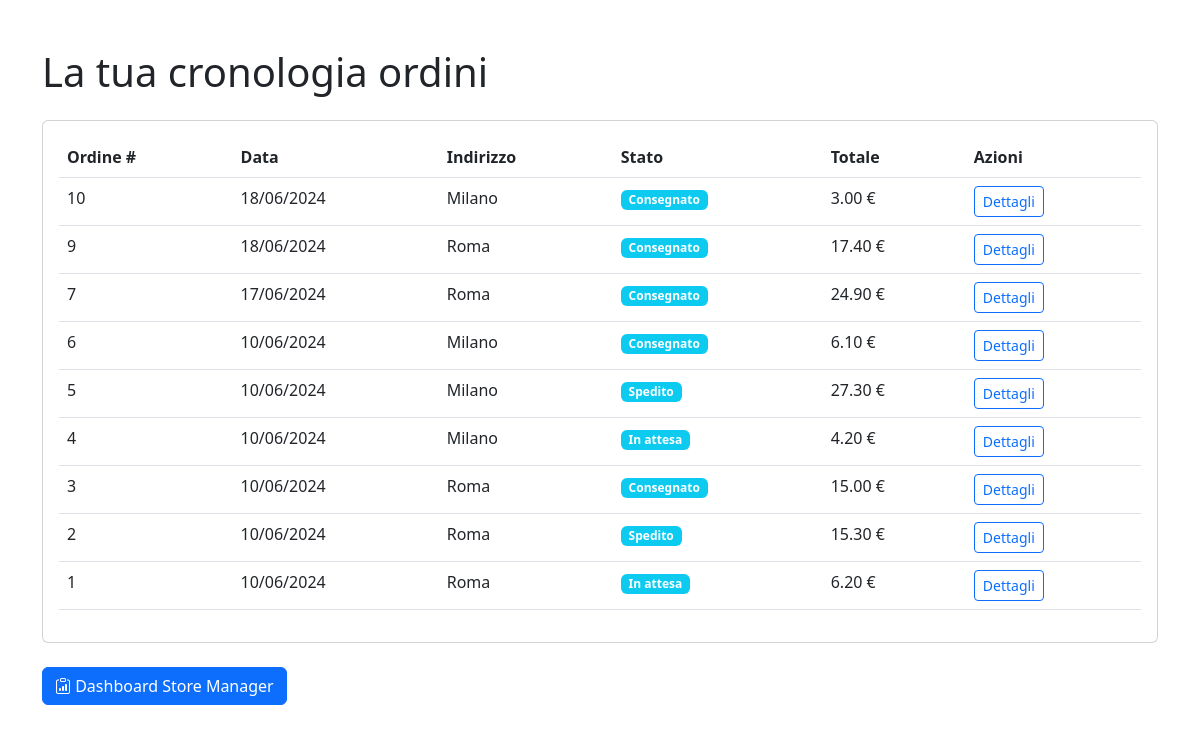
Screenshot of /core/order_history/ (signed in) with the database file from the repository.
### core/models.py (models this page shows, shortened)
class Order(models.Model):
    STATUS_CHOICES = [
        ('pending', 'In attesa'),
        ('shipped', 'Spedito'),
        ('delivered', 'Consegnato'),
        ('cancelled', 'Annullato'),
    ]
    user = models.ForeignKey(CustomUser, on_delete=models.CASCADE, related_name='orders')
    created_at = models.DateTimeField(auto_now_add=True)
    address = models.ForeignKey(DeliveryAddress, on_delete=models.SET_NULL, null=True, blank=True, related_name='orders') # if an address is deleted, orders will still reference to a valid address
    delivery_date = models.DateField()
    status = models.CharField(max_length=20, choices=STATUS_CHOICES, default='pending')
    shipping_cost = models.DecimalField(max_digits=10, decimal_places=2, default=0.00)
    shipping_method = models.CharField(max_length=50, default='standard')
    payment_method = models.CharField(max_length=16)
    class Meta:
        ordering = ('-created_at',)
        permissions = [
            ("view_all_orders", "Può vedere tutti gli ordini"),
        ]
    def get_total_cost(self):
        return sum(item.get_cost() for item in self.items.all())

class DeliveryAddress(models.Model):
    street = models.CharField(max_length=255)
    city = models.CharField(max_length=100)
    postal_code = models.CharField(max_length=20)
    country = models.CharField(max_length=100, default='Italia')
    created_at = models.DateTimeField(auto_now_add=True)

class OrderItem(models.Model):
    order = models.ForeignKey(Order, on_delete=models.CASCADE, related_name='items')
    product = models.ForeignKey(Product, on_delete=models.CASCADE)
    price = models.DecimalField(max_digits=10, decimal_places=2) # Price at the time of order
    quantity = models.PositiveIntegerField(default=1)
    def get_cost(self):
        return self.price * self.quantity

### core/views.py (the view)
# urls.py: path('order_history/', OrderHistoryView.as_view(), name='order_history'),
class OrderHistoryView(LoginRequiredMixin, ListView):
    model = Order
    template_name = 'core/order_history.html'
    context_object_name = 'orders'
    paginate_by = 10
    def get_queryset(self):
        user = self.request.user
        if user.has_perm('core.view_all_orders'):
            return Order.objects.all().order_by('-created_at')
        return Order.objects.filter(user=self.request.user).order_by('-created_at')
    def get_context_data(self, **kwargs):
        context = super().get_context_data(**kwargs)
        context['store_manager'] = is_store_manager(self.request.user)
        return context

### users/views.py (called while the page is built)
def is_store_manager(user):
    return user.groups.filter(name='Store Managers').exists()

### templates/core/order_history.html (shortened to what this page needs)
{% extends 'base.html' %}
{% block content %}
<div class="container my-5">
    <h1 class="mb-4">La tua cronologia ordini</h1>
    {% if orders %}
        <div class="card">
            <div class="card-body">
                <div class="table-responsive">
                    <table class="table table-hover">
                        <thead>
                            <tr>
                                <th>Ordine #</th>
                                <th>Data</th>
                                <th>Indirizzo</th>
                                <th>Stato</th>
                                <th>Totale</th>
                                <th>Azioni</th>
                            </tr>
                        </thead>
                        <tbody>
                            {% for order in orders %}
                            <tr>
                                <td>{{ order.id }}</td>
                                <td>{{ order.created_at|date:"d/m/Y" }}</td>
                                <td>{{ order.address.city }}</td>
                                <td>
                                    <span class="badge {% if order.status == 'completed' %}bg-success{% elif order.status == 'processing' %}bg-warning{% else %}bg-info{% endif %}">
                                        {{ order.get_status_display }}
                                    </span>
                                </td>
                                <td>{{ order.get_total_cost }} €</td>
                                <td>
                                    <a href="{% url 'core:order_detail' order.id %}" class="btn btn-sm btn-outline-primary">Dettagli</a>
                                </td>
                            </tr>
                            {% endfor %}
                        </tbody>
                    </table>
                </div>
            </div>
        </div>
    {% else %}
        <div class="alert alert-info">
            <p>Non hai ancora effettuato alcun ordine.</p>
            <a href="{% url 'products:product_' %}" class="btn btn-primary mt-3">Inizia a fare acquisti</a>
        </div>
    {% endif %}
    <div class="mt-4">
        {% if store_manager %}
            <a href="{% url 'users:store_manager_dashboard' %}" class="btn btn-primary">
                <i class="bi bi-clipboard-data"></i> Dashboard Store Manager
            </a>
        {% else %}
            <a href="{% url 'users:account' %}" class="btn btn-outline-secondary">
            <i class="bi bi-arrow-left"></i> Torna all'account
        </a>
        {% endif %}
    </div>
</div>
{% endblock %}

### rows the page displays
Order: id "10", created_at "18/06/2024", address.city "Milano", status "Consegnato", get_total_cost "3.00"
Order: id "9", created_at "18/06/2024", address.city "Roma", status "Consegnato", get_total_cost "17.40"
Order: id "7", created_at "17/06/2024", address.city "Roma", status "Consegnato", get_total_cost "24.90"
Order: id "6", created_at "10/06/2024", address.city "Milano", status "Consegnato", get_total_cost "6.10"
Order: id "5", created_at "10/06/2024", address.city "Milano", status "Spedito", get_total_cost "27.30"
Order: id "4", created_at "10/06/2024", address.city "Milano", status "In attesa", get_total_cost "4.20"
Order: id "3", created_at "10/06/2024", address.city "Roma", status "Consegnato", get_total_cost "15.00"
Order: id "2", created_at "10/06/2024", address.city "Roma", status "Spedito", get_total_cost "15.30"
Order: id "1", created_at "10/06/2024", address.city "Roma", status "In attesa", get_total_cost "6.20"
